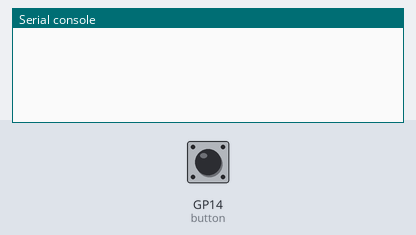
This program was run on a simulated Raspberry Pi Pico running MicroPython. On the bench: the last lines printed to the serial console. Inputs (shaded band) come from the test bench; at power-on: GP14 (button) HIGH.

Above: at 1.2 s.
1.3 s: GP14 (button) pulled LOW for 0.15 s
At 1.44 s:
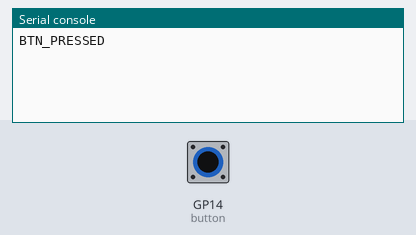
At 2.2 s:
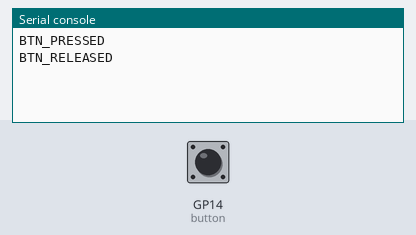

Measured:
- after the input at 1.3 s, the serial console: prints a new line at once (image 1)

The program:

button_pico.py
```python
from machine import Pin
import time
import sys

button = Pin(14, Pin.IN, Pin.PULL_UP)
last_state = button.value()

while True:
    state = button.value()
    if state != last_state:
        if state == 0:
            sys.stdout.write("BTN_PRESSED\n")
        else:
            sys.stdout.write("BTN_RELEASED\n")
        last_state = state
    time.sleep(0.02)
```
